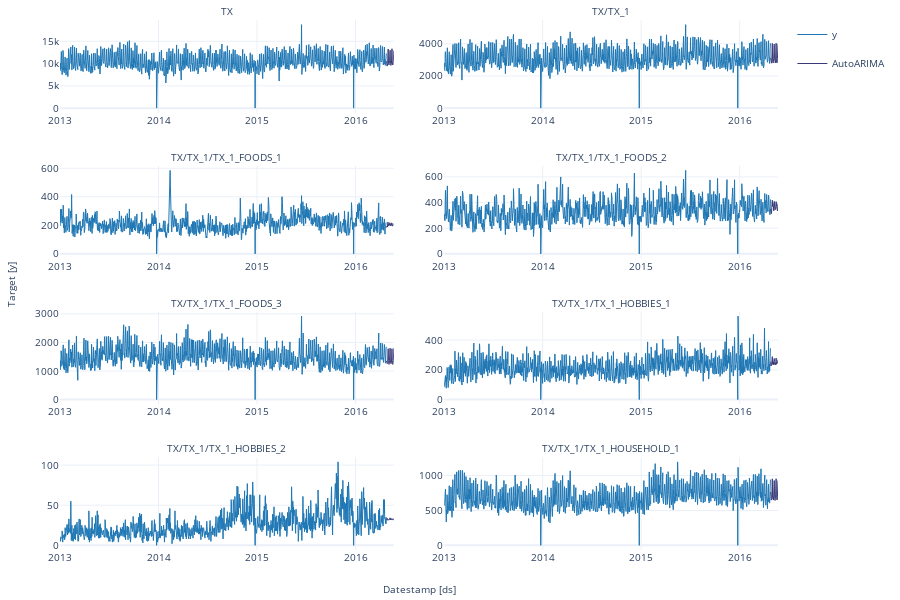

The notebook cell this image was saved under:
### Markdown cell above
Use the `StatsForecast.plot` method to visualize your predictions. Try passing `plot_random=False` to see how the model performs at the top levels.

### Code cell
# statsforecast plots go here

StatsForecast.plot(
    df=train,
    forecasts_df=y_fcst,
    # unique_id='TX',
    plot_random=False,
    engine='plotly'
)

### Figure 1 — Plotly figure (JSON) as saved in the notebook; plotly's stock layout.template omitted (floating-point values rounded to 4 significant figures; data arrays with more than 128 entries replaced by an {"elided": "..."} marker saying what was removed)
{"data": [{"legendgroup": "y", "line": {"color": "#1f77b4", "width": 1}, "mode": "lines", "name": "y", "showlegend": true, "type": "scatter", "x": {"elided": "1210 str values"}, "xaxis": "x", "y": {"elided": "1210 int values"}, "yaxis": "y"}, {"legendgroup": "y", "line": {"color": "#1f77b4", "width": 1}, "mode": "lines", "name": "y", "showlegend": false, "type": "scatter", "x": {"elided": "1210 str values"}, "xaxis": "x2", "y": {"elided": "1210 int values"}, "yaxis": "y2"}, {"legendgroup": "y", "line": {"color": "#1f77b4", "width": 1}, "mode": "lines", "name": "y", "showlegend": false, "type": "scatter", "x": {"elided": "1210 str values"}, "xaxis": "x3", "y": {"elided": "1210 int values"}, "yaxis": "y3"}, {"legendgroup": "y", "line": {"color": "#1f77b4", "width": 1}, "mode": "lines", "name": "y", "showlegend": false, "type": "scatter", "x": {"elided": "1210 str values"}, "xaxis": "x4", "y": {"elided": "1210 int values"}, "yaxis": "y4"}, {"legendgroup": "y", "line": {"color": "#1f77b4", "width": 1}, "mode": "lines", "name": "y", "showlegend": false, "type": "scatter", "x": {"elided": "1210 str values"}, "xaxis": "x5", "y": {"elided": "1210 int values"}, "yaxis": "y5"}, {"legendgroup": "y", "line": {"color": "#1f77b4", "width": 1}, "mode": "lines", "name": "y", "showlegend": false, "type": "scatter", "x": {"elided": "1210 str values"}, "xaxis": "x6", "y": {"elided": "1210 int values"}, "yaxis": "y6"}, {"legendgroup": "y", "line": {"color": "#1f77b4", "width": 1}, "mode": "lines", "name": "y", "showlegend": false, "type": "scatter", "x": {"elided": "1210 str values"}, "xaxis": "x7", "y": {"elided": "1210 int values"}, "yaxis": "y7"}, {"legendgroup": "y", "line": {"color": "#1f77b4", "width": 1}, "mode": "lines", "name": "y", "showlegend": false, "type": "scatter", "x": {"elided": "1210 str values"}, "xaxis": "x8", "y": {"elided": "1210 int values"}, "yaxis": "y8"}, {"legendgroup": "AutoARIMA", "line": {"color": "#393b79", "width": 1}, "mode": "lines", "name": "AutoARIMA", "showlegend": true, "type": "scatter", "x": ["2016-04-25T00:00:00", "2016-04-26T00:00:00", "2016-04-27T00:00:00", "2016-04-28T00:00:00", "2016-04-29T00:00:00", "2016-04-30T00:00:00", "2016-05-01T00:00:00", "2016-05-02T00:00:00", "2016-05-03T00:00:00", "2016-05-04T00:00:00", "2016-05-05T00:00:00", "2016-05-06T00:00:00", "2016-05-07T00:00:00", "2016-05-08T00:00:00", "2016-05-09T00:00:00", "2016-05-10T00:00:00", "2016-05-11T00:00:00", "2016-05-12T00:00:00", "2016-05-13T00:00:00", "2016-05-14T00:00:00", "2016-05-15T00:00:00", "2016-05-16T00:00:00", "2016-05-17T00:00:00", "2016-05-18T00:00:00", "2016-05-19T00:00:00", "2016-05-20T00:00:00", "2016-05-21T00:00:00", "2016-05-22T00:00:00"], "xaxis": "x", "y": [10510.0, 9530.0, 9428.0, 9650.0, 10030.0, 12420.0, 13270.0, 10340.0, 9744.0, 9681.0, 10020.0, 10630.0, 12600.0, 13000.0, 10760.0, 9794.0, 9577.0, 9848.0, 10120.0, 12450.0, 13330.0, 10320.0, 9867.0, 9669.0, 9974.0, 10640.0, 12550.0, 12910.0], "yaxis": "y"}, {"legendgroup": "AutoARIMA", "line": {"color": "#393b79", "width": 1}, "mode": "lines", "name": "AutoARIMA", "showlegend": false, "type": "scatter", "x": ["2016-04-25T00:00:00", "2016-04-26T00:00:00", "2016-04-27T00:00:00", "2016-04-28T00:00:00", "2016-04-29T00:00:00", "2016-04-30T00:00:00", "2016-05-01T00:00:00", "2016-05-02T00:00:00", "2016-05-03T00:00:00", "2016-05-04T00:00:00", "2016-05-05T00:00:00", "2016-05-06T00:00:00", "2016-05-07T00:00:00", "2016-05-08T00:00:00", "2016-05-09T00:00:00", "2016-05-10T00:00:00", "2016-05-11T00:00:00", "2016-05-12T00:00:00", "2016-05-13T00:00:00", "2016-05-14T00:00:00", "2016-05-15T00:00:00", "2016-05-16T00:00:00", "2016-05-17T00:00:00", "2016-05-18T00:00:00", "2016-05-19T00:00:00", "2016-05-20T00:00:00", "2016-05-21T00:00:00", "2016-05-22T00:00:00"], "xaxis": "x2", "y": [3126.0, 2879.0, 2844.0, 2797.0, 2916.0, 3722.0, 4020.0, 2956.0, 2867.0, 2801.0, 2884.0, 3098.0, 3737.0, 3977.0, 3122.0, 2883.0, 2840.0, 2807.0, 2925.0, 3716.0, 4034.0, 3002.0, 2903.0, 2806.0, 2870.0, 3087.0, 3729.0, 3980.0], "yaxis": "y2"}, {"legendgroup": "AutoARIMA", "line": {"color": "#393b79", "width": 1}, "mode": "lines", "name": "AutoARIMA", "showlegend": false, "type": "scatter", "x": ["2016-04-25T00:00:00", "2016-04-26T00:00:00", "2016-04-27T00:00:00", "2016-04-28T00:00:00", "2016-04-29T00:00:00", "2016-04-30T00:00:00", "2016-05-01T00:00:00", "2016-05-02T00:00:00", "2016-05-03T00:00:00", "2016-05-04T00:00:00", "2016-05-05T00:00:00", "2016-05-06T00:00:00", "2016-05-07T00:00:00", "2016-05-08T00:00:00", "2016-05-09T00:00:00", "2016-05-10T00:00:00", "2016-05-11T00:00:00", "2016-05-12T00:00:00", "2016-05-13T00:00:00", "2016-05-14T00:00:00", "2016-05-15T00:00:00", "2016-05-16T00:00:00", "2016-05-17T00:00:00", "2016-05-18T00:00:00", "2016-05-19T00:00:00", "2016-05-20T00:00:00", "2016-05-21T00:00:00", "2016-05-22T00:00:00"], "xaxis": "x3", "y": [185.2, 187.7, 195.9, 187.7, 215.6, 222.2, 216.2, 194.9, 197.4, 204.4, 200.2, 211.9, 218.6, 217.0, 198.8, 200.9, 208.6, 198.0, 208.6, 216.6, 216.0, 204.0, 194.5, 202.2, 205.6, 207.6, 211.5, 211.9], "yaxis": "y3"}, {"legendgroup": "AutoARIMA", "line": {"color": "#393b79", "width": 1}, "mode": "lines", "name": "AutoARIMA", "showlegend": false, "type": "scatter", "x": ["2016-04-25T00:00:00", "2016-04-26T00:00:00", "2016-04-27T00:00:00", "2016-04-28T00:00:00", "2016-04-29T00:00:00", "2016-04-30T00:00:00", "2016-05-01T00:00:00", "2016-05-02T00:00:00", "2016-05-03T00:00:00", "2016-05-04T00:00:00", "2016-05-05T00:00:00", "2016-05-06T00:00:00", "2016-05-07T00:00:00", "2016-05-08T00:00:00", "2016-05-09T00:00:00", "2016-05-10T00:00:00", "2016-05-11T00:00:00", "2016-05-12T00:00:00", "2016-05-13T00:00:00", "2016-05-14T00:00:00", "2016-05-15T00:00:00", "2016-05-16T00:00:00", "2016-05-17T00:00:00", "2016-05-18T00:00:00", "2016-05-19T00:00:00", "2016-05-20T00:00:00", "2016-05-21T00:00:00", "2016-05-22T00:00:00"], "xaxis": "x4", "y": [347.8, 330.9, 313.1, 315.7, 363.5, 380.1, 418.4, 371.1, 394.4, 370.9, 373.4, 335.8, 367.8, 409.5, 368.1, 364.0, 342.4, 347.0, 349.1, 381.6, 407.1, 395.2, 369.2, 359.0, 341.0, 335.1, 350.1, 392.3], "yaxis": "y4"}, {"legendgroup": "AutoARIMA", "line": {"color": "#393b79", "width": 1}, "mode": "lines", "name": "AutoARIMA", "showlegend": false, "type": "scatter", "x": ["2016-04-25T00:00:00", "2016-04-26T00:00:00", "2016-04-27T00:00:00", "2016-04-28T00:00:00", "2016-04-29T00:00:00", "2016-04-30T00:00:00", "2016-05-01T00:00:00", "2016-05-02T00:00:00", "2016-05-03T00:00:00", "2016-05-04T00:00:00", "2016-05-05T00:00:00", "2016-05-06T00:00:00", "2016-05-07T00:00:00", "2016-05-08T00:00:00", "2016-05-09T00:00:00", "2016-05-10T00:00:00", "2016-05-11T00:00:00", "2016-05-12T00:00:00", "2016-05-13T00:00:00", "2016-05-14T00:00:00", "2016-05-15T00:00:00", "2016-05-16T00:00:00", "2016-05-17T00:00:00", "2016-05-18T00:00:00", "2016-05-19T00:00:00", "2016-05-20T00:00:00", "2016-05-21T00:00:00", "2016-05-22T00:00:00"], "xaxis": "x5", "y": [1354.0, 1282.0, 1256.0, 1260.0, 1291.0, 1607.0, 1779.0, 1364.0, 1291.0, 1231.0, 1270.0, 1378.0, 1666.0, 1799.0, 1348.0, 1282.0, 1256.0, 1260.0, 1291.0, 1607.0, 1779.0, 1364.0, 1291.0, 1231.0, 1270.0, 1378.0, 1666.0, 1799.0], "yaxis": "y5"}, {"legendgroup": "AutoARIMA", "line": {"color": "#393b79", "width": 1}, "mode": "lines", "name": "AutoARIMA", "showlegend": false, "type": "scatter", "x": ["2016-04-25T00:00:00", "2016-04-26T00:00:00", "2016-04-27T00:00:00", "2016-04-28T00:00:00", "2016-04-29T00:00:00", "2016-04-30T00:00:00", "2016-05-01T00:00:00", "2016-05-02T00:00:00", "2016-05-03T00:00:00", "2016-05-04T00:00:00", "2016-05-05T00:00:00", "2016-05-06T00:00:00", "2016-05-07T00:00:00", "2016-05-08T00:00:00", "2016-05-09T00:00:00", "2016-05-10T00:00:00", "2016-05-11T00:00:00", "2016-05-12T00:00:00", "2016-05-13T00:00:00", "2016-05-14T00:00:00", "2016-05-15T00:00:00", "2016-05-16T00:00:00", "2016-05-17T00:00:00", "2016-05-18T00:00:00", "2016-05-19T00:00:00", "2016-05-20T00:00:00", "2016-05-21T00:00:00", "2016-05-22T00:00:00"], "xaxis": "x6", "y": [255.2, 225.6, 244.3, 238.4, 246.4, 273.7, 289.1, 236.8, 252.5, 252.6, 233.7, 253.5, 258.0, 276.0, 256.0, 235.4, 248.5, 247.5, 241.9, 232.4, 279.2, 239.5, 255.5, 249.1, 244.2, 246.5, 246.2, 268.9], "yaxis": "y6"}, {"legendgroup": "AutoARIMA", "line": {"color": "#393b79", "width": 1}, "mode": "lines", "name": "AutoARIMA", "showlegend": false, "type": "scatter", "x": ["2016-04-25T00:00:00", "2016-04-26T00:00:00", "2016-04-27T00:00:00", "2016-04-28T00:00:00", "2016-04-29T00:00:00", "2016-04-30T00:00:00", "2016-05-01T00:00:00", "2016-05-02T00:00:00", "2016-05-03T00:00:00", "2016-05-04T00:00:00", "2016-05-05T00:00:00", "2016-05-06T00:00:00", "2016-05-07T00:00:00", "2016-05-08T00:00:00", "2016-05-09T00:00:00", "2016-05-10T00:00:00", "2016-05-11T00:00:00", "2016-05-12T00:00:00", "2016-05-13T00:00:00", "2016-05-14T00:00:00", "2016-05-15T00:00:00", "2016-05-16T00:00:00", "2016-05-17T00:00:00", "2016-05-18T00:00:00", "2016-05-19T00:00:00", "2016-05-20T00:00:00", "2016-05-21T00:00:00", "2016-05-22T00:00:00"], "xaxis": "x7", "y": [32.12, 32.85, 33.8, 31.54, 31.79, 31.62, 32.17, 31.67, 32.01, 31.46, 32.12, 31.54, 32.54, 34.28, 32.9, 31.63, 33.4, 32.97, 32.76, 32.18, 33.32, 31.91, 32.15, 31.76, 31.96, 31.73, 32.61, 33.48], "yaxis": "y7"}, {"legendgroup": "AutoARIMA", "line": {"color": "#393b79", "width": 1}, "mode": "lines", "name": "AutoARIMA", "showlegend": false, "type": "scatter", "x": ["2016-04-25T00:00:00", "2016-04-26T00:00:00", "2016-04-27T00:00:00", "2016-04-28T00:00:00", "2016-04-29T00:00:00", "2016-04-30T00:00:00", "2016-05-01T00:00:00", "2016-05-02T00:00:00", "2016-05-03T00:00:00", "2016-05-04T00:00:00", "2016-05-05T00:00:00", "2016-05-06T00:00:00", "2016-05-07T00:00:00", "2016-05-08T00:00:00", "2016-05-09T00:00:00", "2016-05-10T00:00:00", "2016-05-11T00:00:00", "2016-05-12T00:00:00", "2016-05-13T00:00:00", "2016-05-14T00:00:00", "2016-05-15T00:00:00", "2016-05-16T00:00:00", "2016-05-17T00:00:00", "2016-05-18T00:00:00", "2016-05-19T00:00:00", "2016-05-20T00:00:00", "2016-05-21T00:00:00", "2016-05-22T00:00:00"], "xaxis": "x8", "y": [764.0, 669.4, 648.0, 663.4, 673.0, 904.0, 953.3, 682.3, 666.0, 658.8, 649.0, 720.6, 880.0, 929.0, 765.5, 665.2, 643.2, 659.9, 673.7, 905.4, 954.4, 683.2, 665.8, 659.2, 649.7, 720.9, 880.2, 928.8], "yaxis": "y8"}], "layout": {"annotations": [{"font": {"size": 10}, "showarrow": false, "text": "TX", "x": 0.2325, "xanchor": "center", "xref": "paper", "y": 1, "yanchor": "bottom", "yref": "paper"}, {"font": {"size": 10}, "showarrow": false, "text": "TX/TX_1", "x": 0.7675, "xanchor": "center", "xref": "paper", "y": 1, "yanchor": "bottom", "yref": "paper"}, {"font": {"size": 10}, "showarrow": false, "text": "TX/TX_1/TX_1_FOODS_1", "x": 0.2325, "xanchor": "center", "xref": "paper", "y": 0.725, "yanchor": "bottom", "yref": "paper"}, {"font": {"size": 10}, "showarrow": false, "text": "TX/TX_1/TX_1_FOODS_2", "x": 0.7675, "xanchor": "center", "xref": "paper", "y": 0.725, "yanchor": "bottom", "yref": "paper"}, {"font": {"size": 10}, "showarrow": false, "text": "TX/TX_1/TX_1_FOODS_3", "x": 0.2325, "xanchor": "center", "xref": "paper", "y": 0.45, "yanchor": "bottom", "yref": "paper"}, {"font": {"size": 10}, "showarrow": false, "text": "TX/TX_1/TX_1_HOBBIES_1", "x": 0.7675, "xanchor": "center", "xref": "paper", "y": 0.45, "yanchor": "bottom", "yref": "paper"}, {"font": {"size": 10}, "showarrow": false, "text": "TX/TX_1/TX_1_HOBBIES_2", "x": 0.2325, "xanchor": "center", "xref": "paper", "y": 0.175, "yanchor": "bottom", "yref": "paper"}, {"font": {"size": 10}, "showarrow": false, "text": "TX/TX_1/TX_1_HOUSEHOLD_1", "x": 0.7675, "xanchor": "center", "xref": "paper", "y": 0.175, "yanchor": "bottom", "yref": "paper"}, {"font": {"size": 10}, "showarrow": false, "text": "Datestamp [ds]", "x": 0.5, "xanchor": "center", "xref": "paper", "y": 0, "yanchor": "top", "yref": "paper", "yshift": -30}, {"font": {"size": 10}, "showarrow": false, "text": "Target [y]", "textangle": -90, "x": 0, "xanchor": "right", "xref": "paper", "xshift": -40, "y": 0.5, "yanchor": "middle", "yref": "paper"}], "autosize": true, "font": {"size": 10}, "height": 600, "margin": {"b": 50, "l": 60, "r": 10, "t": 20}, "xaxis": {"anchor": "y", "domain": [0, 0.465], "showticklabels": true, "visible": true}, "xaxis2": {"anchor": "y2", "domain": [0.535, 1.0], "showticklabels": true, "visible": true}, "xaxis3": {"anchor": "y3", "domain": [0, 0.465], "showticklabels": true, "visible": true}, "xaxis4": {"anchor": "y4", "domain": [0.535, 1.0], "showticklabels": true, "visible": true}, "xaxis5": {"anchor": "y5", "domain": [0, 0.465], "showticklabels": true, "visible": true}, "xaxis6": {"anchor": "y6", "domain": [0.535, 1.0], "showticklabels": true, "visible": true}, "xaxis7": {"anchor": "y7", "domain": [0, 0.465], "showticklabels": true, "visible": true}, "xaxis8": {"anchor": "y8", "domain": [0.535, 1.0], "showticklabels": true, "visible": true}, "yaxis": {"anchor": "x", "domain": [0.825, 1]}, "yaxis2": {"anchor": "x2", "domain": [0.825, 1]}, "yaxis3": {"anchor": "x3", "domain": [0.55, 0.725]}, "yaxis4": {"anchor": "x4", "domain": [0.55, 0.725]}, "yaxis5": {"anchor": "x5", "domain": [0.275, 0.45]}, "yaxis6": {"anchor": "x6", "domain": [0.275, 0.45]}, "yaxis7": {"anchor": "x7", "domain": [0, 0.175]}, "yaxis8": {"anchor": "x8", "domain": [0, 0.175]}}}
